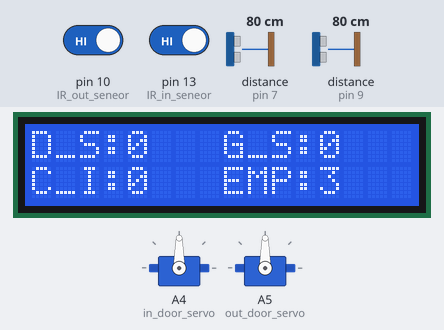
Simulated run of this sketch. Board: Arduino Uno, built with avr-gcc and run on an emulated ATmega328P. On the bench: 16×2 character LCD, 2 × servo. Wiring (inferred from the names in the program): 2 × ultrasonic range finder: trigger pin 6, echo pin 7 / trigger pin 8, echo pin 9. The inputs (shaded band) are chosen by the test bench; at power-on: distance to the obstacle (sensors on pin 7, pin 9) 80 cm, pin 13 (IR_in_seneor) HIGH, pin 10 (IR_out_seneor) HIGH. The echo pulse lasts 58.3 µs per cm; what the sketch prints to the serial monitor is not drawn.

Above: at 1.2 s.
1.3 s: distance to the obstacle (sensor on pin 7) set to 8 cm
2.8 s: distance to the obstacle (sensor on pin 7) set to 5 cm
At 4.1 s:
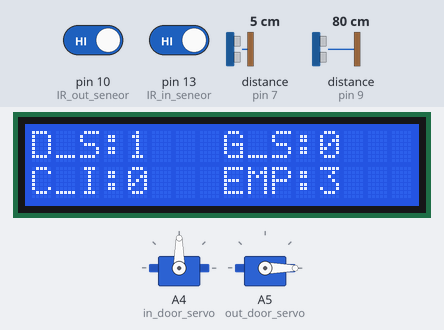
5.3 s: distance to the obstacle (sensor on pin 9) set to 8 cm
7.0 s: distance to the obstacle (sensor on pin 9) set to 5 cm
At 8.7 s:
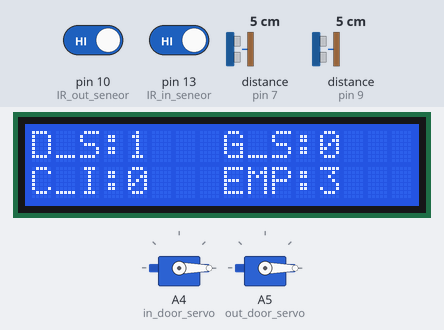
9.3 s: distance to the obstacle (sensor on pin 7) set to 9 cm
At 11.5 s:
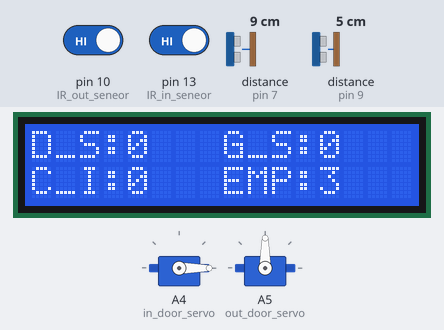
12.3 s: pin 13 (IR_in_seneor) driven LOW
At 15.1 s:
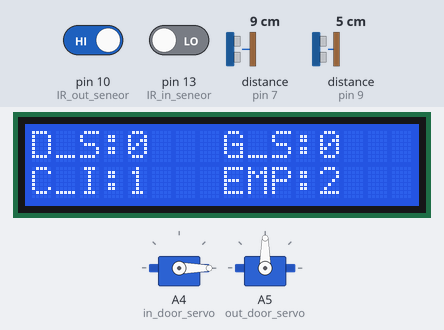
Timing chart, 0 to 16.6 s (numbered marks = the images above; inputs shaded):
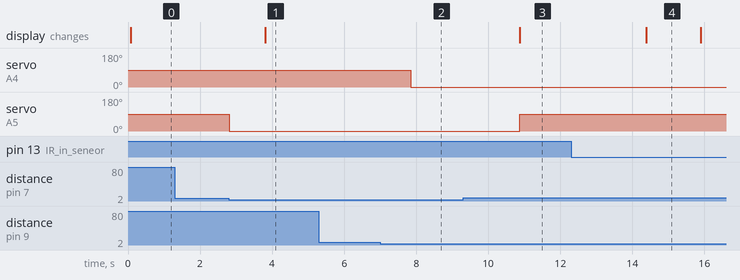

Measured:
- the behaviour switches between 7 and 6 cm on distance to the obstacle (sensor on pin 7) (found by bisection; images 0 and 1)
- the behaviour switches between 7 and 6 cm on distance to the obstacle (sensor on pin 9) (found by bisection; images 1 and 2)
- after the input at 1.3 s, every drawn part: stays the same
- after the input at 2.8 s, servo on A5 (out_door_servo): 90° → 0° at once; the display: changes after 1.0 s (image 1)
- after the input at 5.3 s, every drawn part: stays the same
- after the input at 7.0 s, servo on A4 (in_door_servo): 90° → 0° after 0.85 s
- after the input at 9.3 s, servo on A5 (out_door_servo): 0° → 90° after 1.6 s; the display: changes after 1.6 s (image 3)
- after the input at 12.3 s, the display: changes after 2.1 s (image 4)

The sketch:

Garage_IOT_PROJECT.ino
```cpp
// include the main heades
#include <LiquidCrystal.h>
#include <Servo.h>

#define trig_in_ultra_sonic 8
#define echo_in_ultra_sonic 9
#define trig_out_ultra_sonic 6
#define echo_out_ultra_sonic 7

#define IR_in_seneor 13
#define IR_out_seneor 10

#define places 3

#define opened_degree 0
#define closed_degree 90

// create Object from the LiquidCrystal class
LiquidCrystal my_lcd(12, 11, 5, 4, 3, 2);

// craete objects for both the in and out doors from servo calss
Servo out_door_servo;
Servo in_door_servo;

// Prototype of Functions
void control_servo(Servo& servo, int distance);
void distance_to_servo_action();
int distance(unsigned char trig_pin, unsigned char echo_pin);

// Flags
bool IR_in_value = 0;
bool IR_out_value = 0;
bool garage_is_completed = 0;
bool is_doors_opend = 0;

// init the empty places
int empty_places = places;

void setup()
{
  // init the lcd .
  my_lcd.begin(16, 2);
  Serial.begin(9600);

  // set the servos pin.
  in_door_servo.attach(A4);
  out_door_servo.attach(A5);

  // SET The pins As IN/OUT pins
  pinMode(trig_in_ultra_sonic, OUTPUT);
  pinMode(echo_in_ultra_sonic, INPUT);

  pinMode(trig_out_ultra_sonic, OUTPUT);
  pinMode(echo_out_ultra_sonic, INPUT);

  pinMode(IR_in_seneor, INPUT);
  pinMode(IR_out_seneor, INPUT);

}

void loop()
{


  // Function to manage the grage traffic
  garage_mangement();

  // function to read the ultrasonic sensors and control the servo motors
  distance_to_servo_action();

  // Display the info on the LCD.
  display_info_on_LCD();

  // freeze the microcontroller.
  //delay(200);
}

int distance(unsigned char trig_pin, unsigned char echo_pin)
{
  // set the trig pin high to send the waves
  digitalWrite(trig_pin, LOW);
  delayMicroseconds(2);
  digitalWrite(trig_pin, HIGH);
  delayMicroseconds(10);
  digitalWrite(trig_pin, LOW);

  // set the echo pin as input to receive the waves.
  float duration = pulseIn(echo_pin, HIGH);

  // return the distance .
  return (int)((duration *  0.034) / 2);
}


void distance_to_servo_action()
{
  // readthe distance from the ultrasonic sensors.
  int distance_from_in_door = distance(trig_in_ultra_sonic, echo_in_ultra_sonic);
  int distance_from_out_door = distance(trig_out_ultra_sonic, echo_out_ultra_sonic);

  // Controle the servo based on the ultrasonic reading.
  control_servo(in_door_servo, distance_from_in_door);
  control_servo(out_door_servo, distance_from_out_door);

}

void control_servo(Servo& servo, int distance)
{
  //  if the distance <= 10 this meaning the cars is near by the door.
  if (distance <=  5)
  {
    // open the door in slow motion
    for (unsigned char i = 0; i <= opened_degree; i += 10)
    {
      servo.write(i);
delay(1000);

    }

    // set the flag
    is_doors_opend = 1;
  } else
  {
    // close the door
    servo.write(closed_degree);
    is_doors_opend = 0;
  }
}

void garage_mangement()
{
  // read the ir sensors and invert it because the default reading sensor is 1 if nothing
  IR_in_value = !digitalRead(IR_in_seneor);
  IR_out_value = !digitalRead(IR_out_seneor);

  //  decrese the empty places with any new reading from the in IR sensor and check if the garage is full or not.
  if (IR_in_value)
  {
    if (empty_places > 0)
    {
      Serial.print("IN: ");
      Serial.println(empty_places);
      garage_is_completed = false;
      empty_places--;
      delay(500);
    } else
    {
      garage_is_completed = true;
    }
  }

  // increase the empty places with any neew reading
  if (IR_out_value)
  {
    if (empty_places < places)
    {
            Serial.print("OUT: ");
            Serial.println(empty_places);

      empty_places++;
            delay(500);

    }
  }
}

void display_info_on_LCD()
{


  my_lcd.setCursor(0, 0);
  my_lcd.print("D_S: ");   // Doors Status if one of them or both is opend will show (1)
  my_lcd.setCursor(4, 0);
  my_lcd.print("  ");
  my_lcd.setCursor(4, 0);
  my_lcd.print(is_doors_opend);

  my_lcd.setCursor(8, 0);
  my_lcd.print("G_S: ");   // Garage Status
  my_lcd.setCursor(12, 0);
  my_lcd.print("  ");   // Garage Status
  my_lcd.setCursor(12, 0);
  my_lcd.print(garage_is_completed);


  my_lcd.setCursor(0, 1);
  my_lcd.print("C_I: ");  // Cars in the garage
  my_lcd.setCursor(4, 1);
  my_lcd.print("  ");  // Cars in the garage
  my_lcd.setCursor(4, 1);
  my_lcd.print(places - empty_places);


  my_lcd.setCursor(8, 1);
  my_lcd.print("EMP: ");  // Empty place in the garage
  my_lcd.setCursor(12, 1);
  my_lcd.print("  ");  // Empty place in the garage
  my_lcd.setCursor(12, 1);
  my_lcd.print(empty_places);

  //delay(500);
  //my_lcd.clear(); // clear the lcd to rewrite again
}
```
